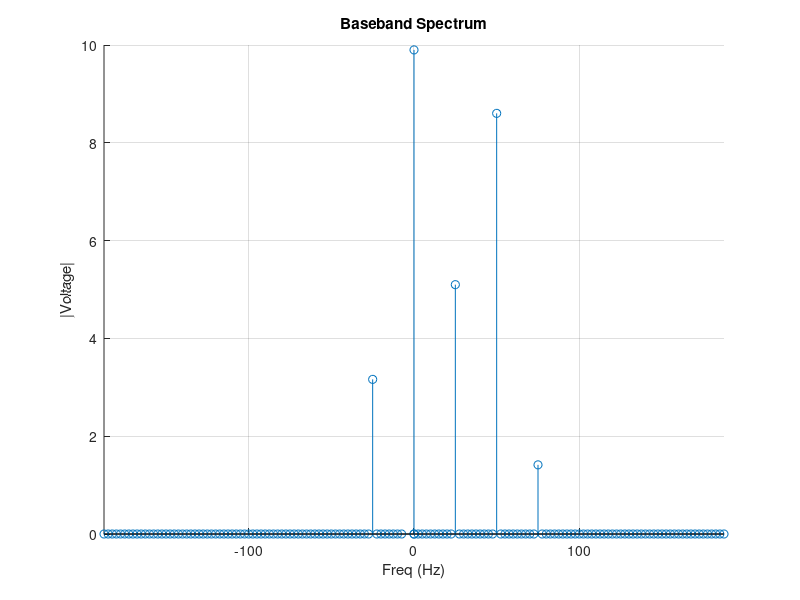
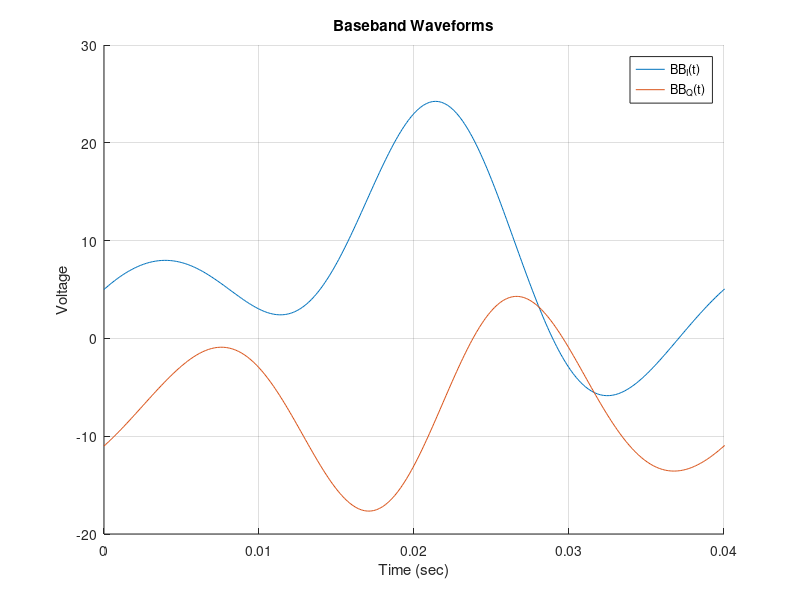
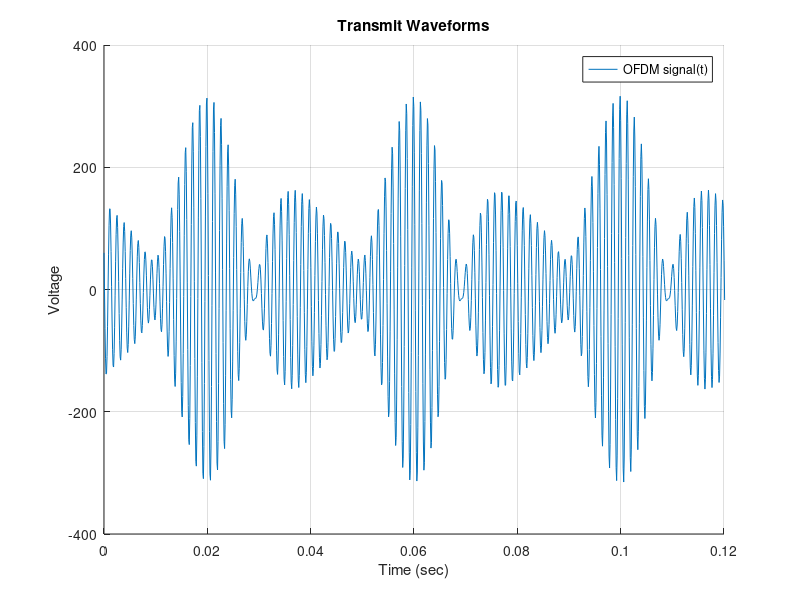
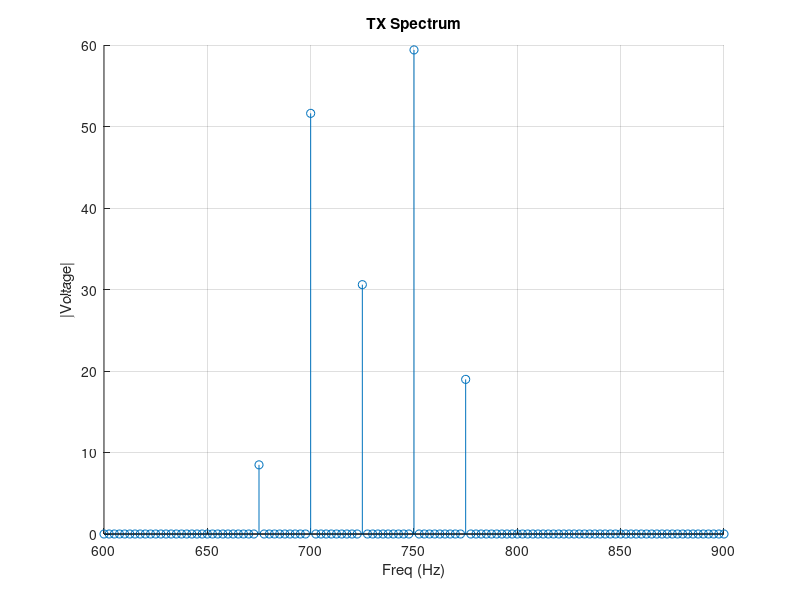

MATLAB code to generate these figures, in order:
% MatLab script to simulate AM with single frequency modulation 
mm=12;
N=2^mm;          % number of points in FFT/IFFT calculations
df = 2.5;        % frequency spacing of samples for FFT/IFFT
dt=1.0/(df*N);   % time spacing of samples for FFT/IFFT
fprintf('m=%d, N=%d, dt=%12g, df=%12g\n',mm,N,dt,df)
time=zeros(1,N,'double');   % array to hold time samples
freq=zeros(1,N,'double');   % array to hold frequency samples
for i = 1:N
    time(i)=dt*(i-1);   % populate the time samples at spacing dt
end;
for i =1:floor(N/2)
    freq(i)=df*(i-1);   % populate bottom half of freq samples at spacing df
end;
for i =2:floor(N/2)
    ii=N-i;
    freq(ii)=-df*(i+1); % populate top half of freq samples at spacing df
end;
no=2    %array index offset for negative frequency portion
TXsignal_time=complex(zeros(1,N,'double'));
BBsignal_spectrum=complex(zeros(1,N,'double'));
BBsignal_time=complex(zeros(1,N,'double'));
ICarrier_time=zeros(1,N,'double');
QCarrier_time=zeros(1,N,'double');
Carrier_omega=2.0*pi*300*df;
Ec=12.0;
for i = 1:N
    ICarrier_time(i)=Ec*cos(Carrier_omega*time(i));   % populate the time samples at spacing dt
    QCarrier_time(i)=Ec*sin(Carrier_omega*time(i));   % populate the time samples at spacing dt
end;

BBsignal_spectrum(1)=complex(7,-7);
BBsignal_spectrum(11)=complex(-5,-1);
BBsignal_spectrum(21)=complex(7,-5);
BBsignal_spectrum(31)=complex(-1,1);
BBsignal_spectrum(N+no-11)=complex(-3,1);
%BBsignal_spectrum(N+no-21)=complex(0.0,0.0);
%BBsignal_spectrum(N+no-31)=complex(2.5,2.5);

%BBsignal_spectrum(1)=complex(-7.0,3.0);
% BBsignal_spectrum(11)=complex(3.0,1.0);
% BBsignal_spectrum(21)=complex(1.0,3.0);
% BBsignal_spectrum(31)=complex(1.0,3.0);
% BBsignal_spectrum(41)=complex(7.0,3.0);
% BBsignal_spectrum(N+no-11)=complex(3.0,1.0);
% BBsignal_spectrum(N+no-21)=complex(1.0,3.0);
% BBsignal_spectrum(N+no-31)=complex(1.0,3.0);
% BBsignal_spectrum(N+no-41)=complex(7.0,3.0);


% mod_ampl=1.0
% mod_phase=0.0*(2.0*pi);
% rrr=mod_ampl*cos(mod_phase);
% iii=mod_ampl*sin(mod_phase);
% BBsignal_spectrum(31)=complex(rrr,iii);
% BBsignal_spectrum(N+no-31)=complex(rrr,-iii);
% BBsignal_spectrum(1)=complex(4.0,0.0);

f0=freq(11);
T0=1.0/f0;
BBsignal_time=ifft(BBsignal_spectrum)*N;
for i = 1:N
    BBsignal_re(i)=real(BBsignal_time(i));
    BBsignal_im(i)=imag(BBsignal_time(i));
 end;
for i = 1:N
    ITXsignal(i)=ICarrier_time(i)*BBsignal_re(i);  
    QTXsignal(i)=QCarrier_time(i)*BBsignal_im(i); 
    TXsignal_tot(i)=ITXsignal(i)+QTXsignal(i);   
    TXsignal_tot_re(i)=real(TXsignal_tot(i));
    TXsignal_tot_im(i)=imag(TXsignal_tot(i));
end;

TXsignal_spectrum=fft(TXsignal_tot)/N;

R = 50; % ohms
TXsinal_tot_power = (TXsignal_tot.^2)/(2*R);
PEP = max(TXsinal_tot_power)
PAPR = PEP/mean(TXsinal_tot_power)

figure(1);
hold on;
grid on;
title 'Baseband Spectrum'
xlabel('Freq (Hz)')
xlim([-75*df, 75*df]) 
ylabel('|Voltage|')
%ylim([0, 100]) 
stem(freq,abs(BBsignal_spectrum))
hold off;
%
figure(2);
hold on;
grid on;
title 'Baseband Waveforms'
xlabel('Time (sec)')
xlim([0, T0]);
ylabel('Voltage')
% plot AM signal and the modulation
plot(time,BBsignal_re)
plot(time, BBsignal_im)
legend('BB_I(t)','BB_Q(t)','Location','best' )
hold off;

figure(3);
hold on;
grid on;
title 'Transmit Waveforms'
xlabel('Time (sec)')
xlim([0, 3*T0]);
ylabel('Voltage')
% plot AM signal and the modulation
plot(time,TXsignal_tot_re)
%plot(time, TXsignal_tot_im)
legend('OFDM signal(t)','Location','best' )
hold off;
%
figure(4);
hold on;
grid on;
title 'TX Spectrum'
xlabel('Freq (Hz)')
xlim([600,900]) 
ylabel('|Voltage|')
%ylim([0, 100]) 
stem(freq,abs(TXsignal_spectrum))
hold off;
